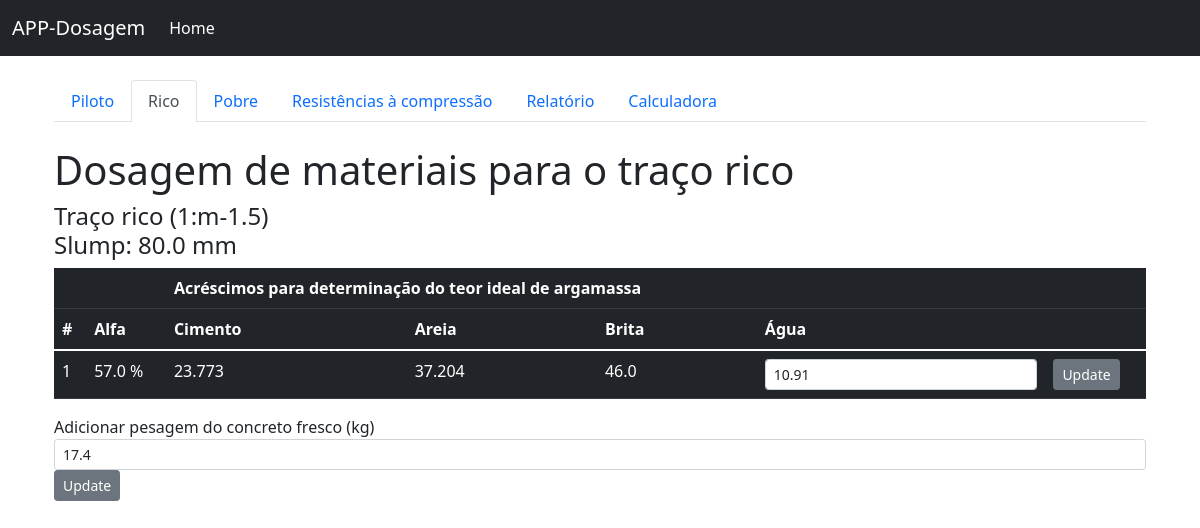
The page /rico/3 on the database its author committed.
### app/models.py (models this page shows, shortened)
class Ensaios(db.Model):
    id = db.Column(db.Integer, primary_key=True)
    nome = db.Column(db.String(30))
    piloto = db.Column(db.Float)
    rico = db.Column(db.Float)
    pobre = db.Column(db.Float)
    cp = db.Column(db.Float)
    pesobrita = db.Column(db.Float)
    slump = db.Column(db.Float)
    umidade = db.Column(db.Float)
    volume = db.Column(db.Float)
    dosagem_piloto = db.relationship('Dosagem_piloto', backref='ensaio')
    dosagem_rico = db.relationship('Dosagem_rico', backref='ensaio')
    dosagem_pobre = db.relationship('Dosagem_pobre', backref='ensaio')
    cp_piloto = db.relationship('Cp_piloto', backref='ensaio')
    cp_rico = db.relationship('Cp_rico', backref='ensaio')
    cp_pobre = db.relationship('Cp_pobre', backref='ensaio')
    resultados = db.relationship('Resultados', backref='ensaio')
    teste = db.relationship('Teste', backref='ensaio')
    consumo_piloto = db.relationship('Consumo_piloto', backref='ensaio')
    consumo_rico = db.relationship('Consumo_rico', backref='ensaio')
    consumo_pobre = db.relationship('Consumo_pobre', backref='ensaio')

class Dosagem_rico(db.Model):
    id = db.Column(db.Integer, primary_key=True)
    alfa = db.Column(db.Float)
    c_unitario = db.Column(db.Float)
    a_unitario = db.Column(db.Float)
    b_unitario = db.Column(db.Float)
    c_massa = db.Column(db.Float)
    a_massa = db.Column(db.Float)
    b_massa = db.Column(db.Float)
    c_acr = db.Column(db.Float)
    a_acr= db.Column(db.Float)
    a_massa_umida = db.Column(db.Float)
    umidade_agregado = db.Column(db.Float)
    agua = db.Column(db.Float)
    agua_cimento = db.Column(db.Float)
    ensaio_id = db.Column(db.Integer, db.ForeignKey('ensaios.id'))

class Consumo_rico(db.Model):
    id = db.Column(db.Integer, primary_key=True)
    kg_rico = db.Column(db.Float)
    ensaio_id = db.Column(db.Integer, db.ForeignKey('ensaios.id'))

### app/routes.py (the view)
@app.route('/rico/<int:id>', methods=['POST', 'GET'])
def rico(id):
    ensaio_salvo = Ensaios.query.filter_by(id=id).first()
    c = Consumo_rico.query.filter_by(ensaio_id=id).first()
    slump = ensaio_salvo.slump
    m = ensaio_salvo.piloto
    mr = ensaio_salvo.rico
    return render_template("rico.html", ensaio_salvo=ensaio_salvo, id=id, slump=slump, m=m, mr=mr, c=c)

### app/templates/rico.html
{% extends 'base.html' %}
{% block content %}
<div class="container">
    <div class = "row">
        <div class="container">
            <ul class="nav nav-tabs">
              <li class="nav-item">
                <a class="nav-link" aria-current="page" href="/dosagem/{{ id }}">Piloto</a>
              </li>
              <li class="nav-item">
                <a class="nav-link active" href="/rico/{{ id }}">Rico</a>
              </li>
              <li class="nav-item">
                <a class="nav-link" href="/pobre/{{ id }}">Pobre</a>
              </li>
              <li class="nav-item">
                <a class="nav-link" href="/corpo_de_prova/{{ id }}">Resistências à compressão</a>
              </li>
              <li class="nav-item">
                <a class="nav-link" href="/resultados/{{ id }}">Relatório</a>
              </li>
              <li class="nav-item">
                <a class="nav-link" href="/calculadora/{{ id }}">Calculadora</a>
              </li>
            </ul>
            <br>
        </div>
    </div>
    <h1>Dosagem de materiais para o traço rico</h1>
    <h4>Traço rico (1:m-{{ m - mr }})<br>Slump: {{ slump }} mm</h4>
    <div class="table-responsive">
    <table class="table table-dark">
        <thead>
            <tr>
                <th></th>
                <th></th>
                <th colspan="3">Acréscimos para determinação do teor ideal de argamassa</th>
                <th></th>
                <th></th>
            </tr>
            <tr>
                <th>#</th>
                <th>Alfa</th>
                <th>Cimento</th>
                <th>Areia</th>
                <th>Brita</th>
                <th>Água</th>
                <th></th>
            </tr>
        </thead>
        <tbody>
        {% for i in ensaio_salvo.dosagem_rico %}
        <form method="POST" action="/agua_rico">
            <tr>
            <td>{{ 1 }}</td>
            <td>{{ i.alfa }} %</td>
            <td>{{ i.c_massa }}</td>
            <td>{{ i.a_massa }}</td>
            <td>{{ i.b_massa }}</td>
            <td><input type="hidden" value="{{ i.id }}" name="i_id">
            <input type="number" step="any" size="1" class="form-control form-control-sm" value="{{ i.agua }}" name="valor_agua_novo"></td>
            <td><input type="submit" class="btn btn-secondary btn-sm" value="Update"></td>
            </tr>
        </form>
        {% endfor %}
        </tbody>
    </table>
    <div>
      Adicionar pesagem do concreto fresco (kg)
      <form method="POST" action="/rico/pesagem/{{ id }}">
      <input type="number" step="any" size="1" class="form-control form-control-sm" value="{{ c.kg_rico }}" name="pesagem_rico">
      <input type="submit" class="btn btn-secondary btn-sm" value="Update">
      </form>
    </div>
    </div>
</div>
{% endblock %}

### rows shown on the page
Ensaios: m-mr "1.5", slump "80.0"
Dosagem_rico: value "1", alfa "57.0", c_massa "23.773", a_massa "37.204", b_massa "46.0", valor_agua_novo "10.91"
Consumo_rico: pesagem_rico "17.4"
